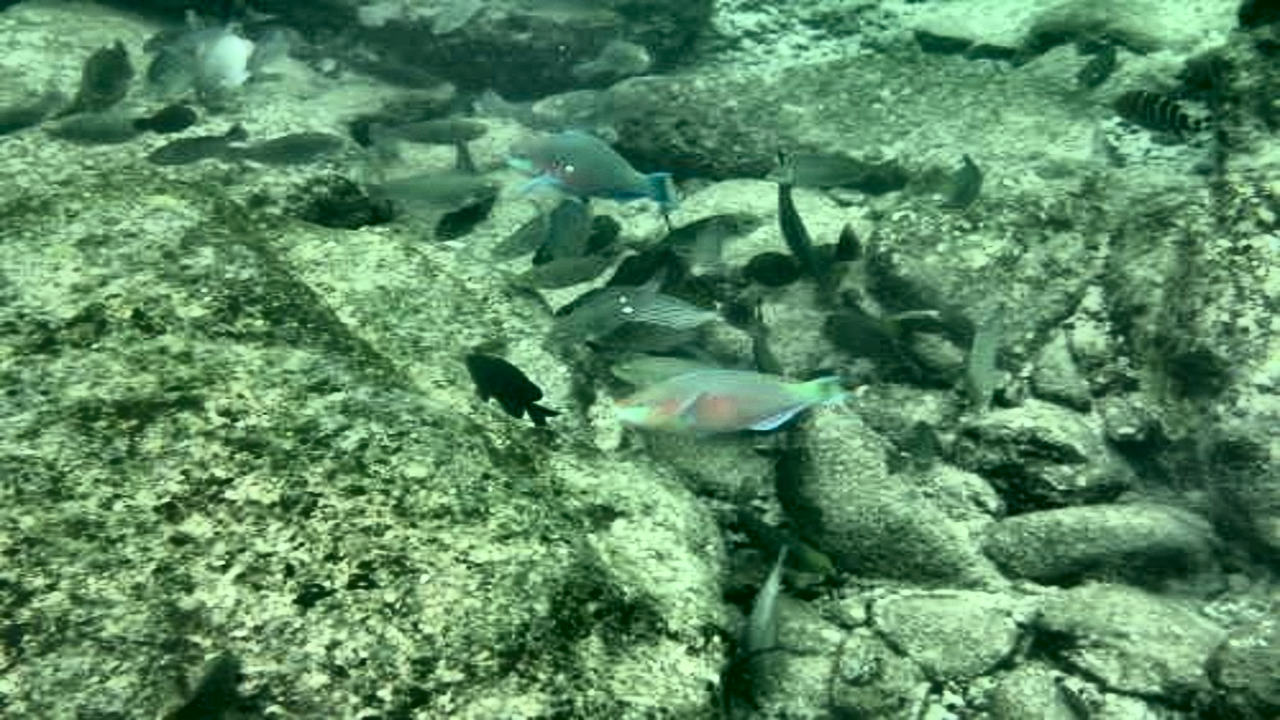
#> input picture ce_real/600_img_.png, 1280 x 720 px; its folder holds only this picture in this run
$ python -i Retinxe-MSR.py   (imports and definitions only)
#> lines starting #> are read from the running program, lines starting #| are printed output that depends on the picture
#> further down, picture is the input picture: shape (720, 1280, 3); mean B, G, R 100, 138.9, 92.3
import cv2
import numpy as np
import matplotlib.pyplot as plt
import os

# MSR
def replaceZeroes(data):
    min_nonzero = min(data[np.nonzero(data)])
    data[data == 0] = min_nonzero
    return data

def MSR(img, scales):
    weight = 1 / 3.0
    scales_size = len(scales)
    h, w = img.shape[:2]
    log_R = np.zeros((h, w), dtype=np.float32)

    for i in range(scales_size):
        img = replaceZeroes(img)
        L_blur = cv2.GaussianBlur(img, (scales[i], scales[i]), 0)
        L_blur = replaceZeroes(L_blur)
        dst_Img = cv2.log(img/255.0)
        dst_Lblur = cv2.log(L_blur/255.0)
        dst_Ixl = cv2.multiply(dst_Img, dst_Lblur)
        log_R += weight * cv2.subtract(dst_Img, dst_Ixl)

    dst_R = cv2.normalize(log_R,None, 0, 255, cv2.NORM_MINMAX)
    log_uint8 = cv2.convertScaleAbs(dst_R)
    return log_uint8


def MSR_image(image):
    scales = [15, 101, 301]  # [3,5,9]
    b_gray, g_gray, r_gray = cv2.split(image)
    b_gray = MSR(b_gray, scales)
#> the loop in MSR, `for i in range(scales_size):` made 3 passes
#> after the loop in MSR, `for i in range(scales_size):`:
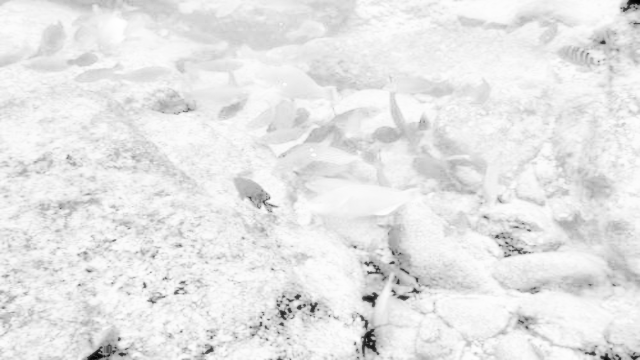
#> log_R: shape (720, 1280) float32 (shown at 1/2 size); min -23.48, max -0.0964, mean -2.37; drawn with min black and max white
    g_gray = MSR(g_gray, scales)
#> the loop in MSR (call 2), `for i in range(scales_size):` made 3 passes
#> after the loop in MSR (call 2), `for i in range(scales_size):`:
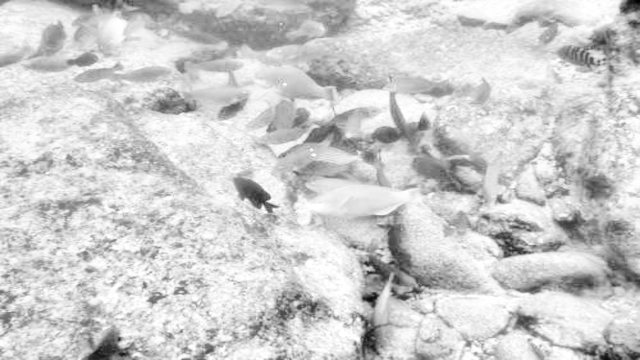
#> log_R: shape (720, 1280) float32 (shown at 1/2 size); min -6.47, max 0, mean -1.26; drawn with min black and max white
    r_gray = MSR(r_gray, scales)
#> the loop in MSR (call 3), `for i in range(scales_size):` made 3 passes
#> pass 1, in MSR (call 3), `L_blur = cv2.GaussianBlur(img, (scales[i], scales[i]), 0)`:
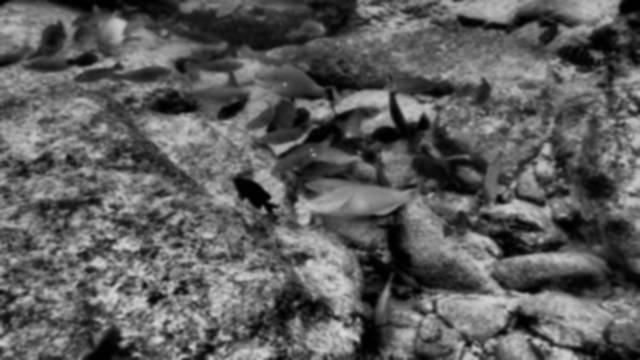
#> L_blur: shape (720, 1280) (shown at 1/2 size); min 1, max 218, mean 92.4
    result = cv2.merge([b_gray, g_gray, r_gray])
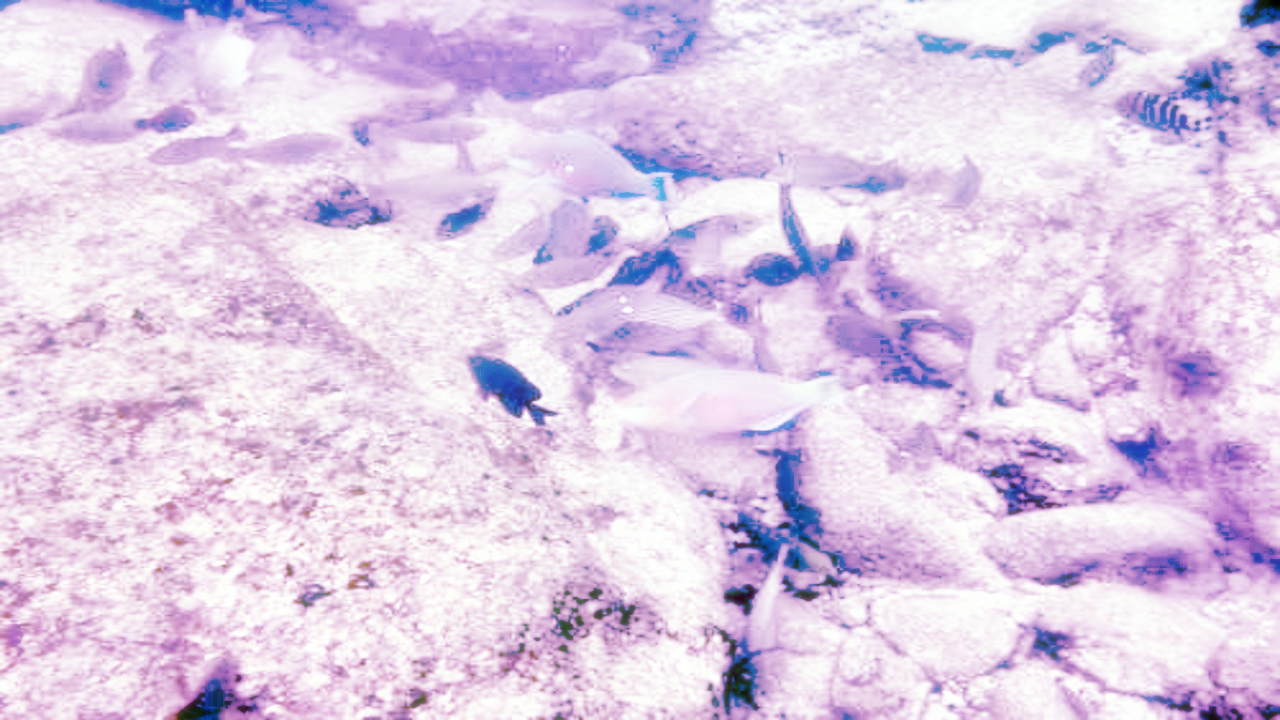
#> result: shape (720, 1280, 3); mean B, G, R 230.3, 205.5, 223.4
    return result

# [11 lines not run here, left out]

>>> import cv2
>>> picture = cv2.imread('../ce_real/600_img_.png')
>>> result = MSR_image(picture)

$ run again, on ce_real/823_img_.png
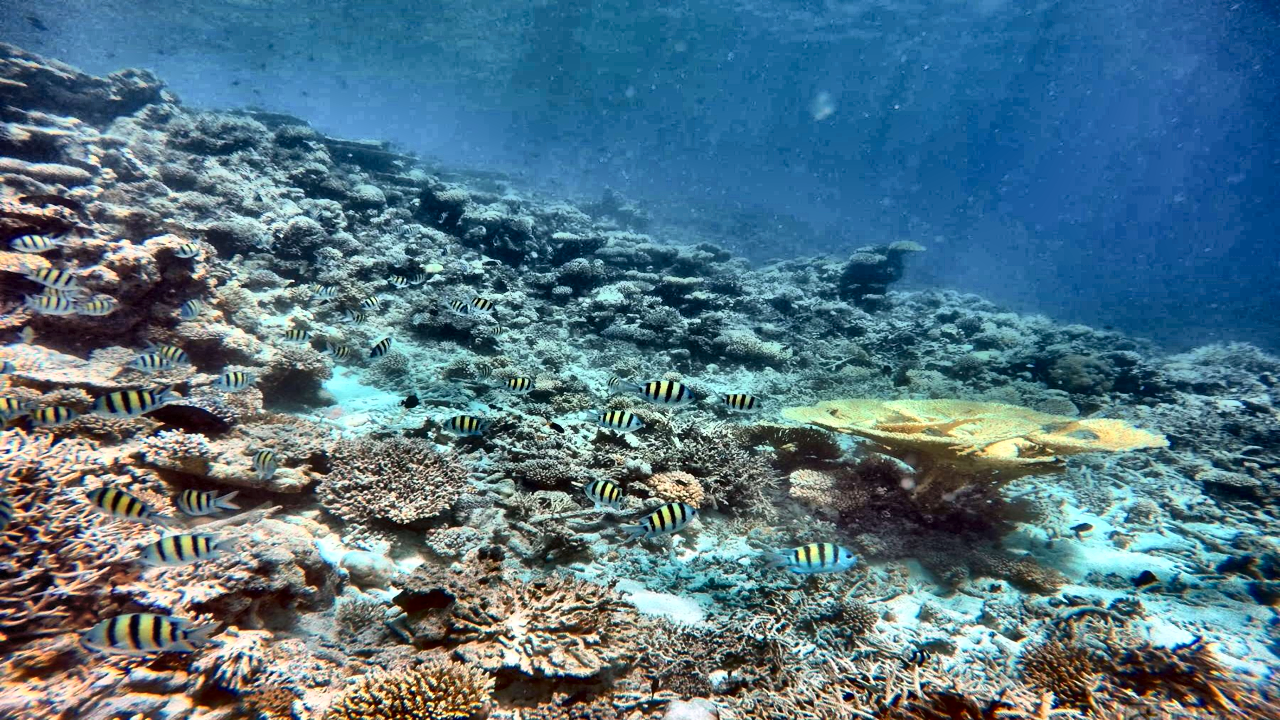
#> input picture ce_real/823_img_.png, 1280 x 720 px
#> picture is the input picture: shape (720, 1280, 3); mean B, G, R 131.6, 116.4, 84.4
#> the loop in MSR, `for i in range(scales_size):` made 3 passes
#> the loop in MSR (call 2), `for i in range(scales_size):` made 3 passes
#> after the loop in MSR (call 2), `for i in range(scales_size):`:
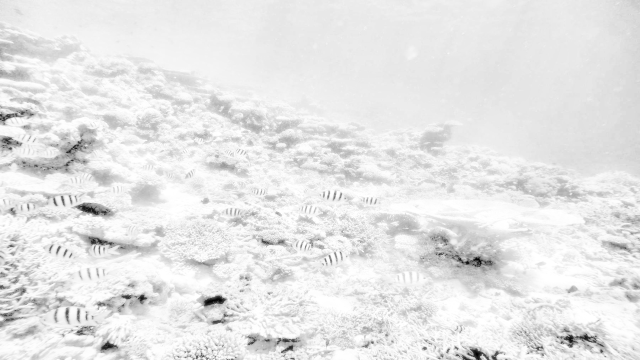
#> log_R: shape (720, 1280) float32 (shown at 1/2 size); min -20.27, max 0, mean -1.94; drawn with min black and max white
#> in MSR_image, `result = cv2.merge([b_gray, g_gray, r_gray])`:
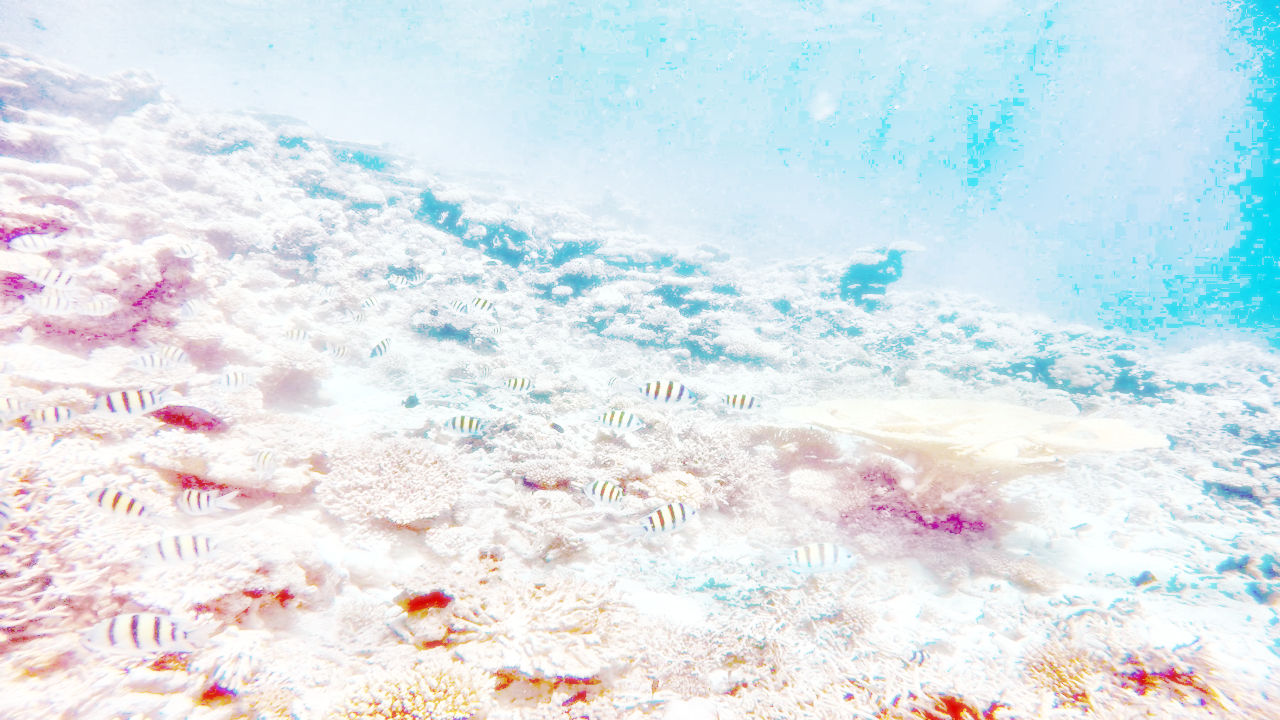
#> result: shape (720, 1280, 3); mean B, G, R 235.2, 230.6, 220.8

$ run again, on ce_real/616.png
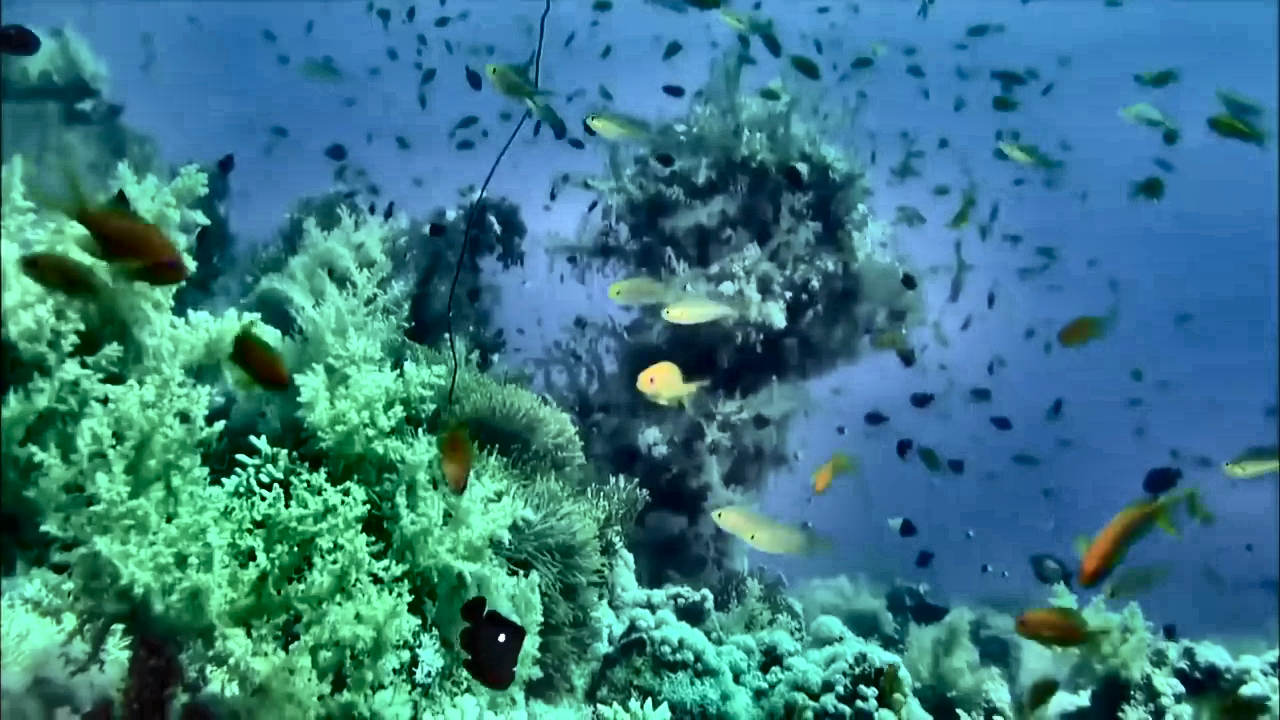
#> input picture ce_real/616.png, 1280 x 720 px
#> picture is the input picture: shape (720, 1280, 3); mean B, G, R 134.2, 122.3, 57.5
#> the loop in MSR, `for i in range(scales_size):` made 3 passes
#> the loop in MSR (call 2), `for i in range(scales_size):` made 3 passes
#> after the loop in MSR (call 2), `for i in range(scales_size):`:
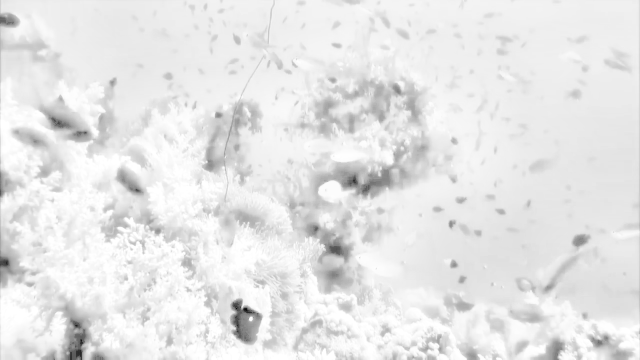
#> log_R: shape (720, 1280) float32 (shown at 1/2 size); min -17.74, max 0, mean -1.69; drawn with min black and max white
#> in MSR_image, `result = cv2.merge([b_gray, g_gray, r_gray])`:
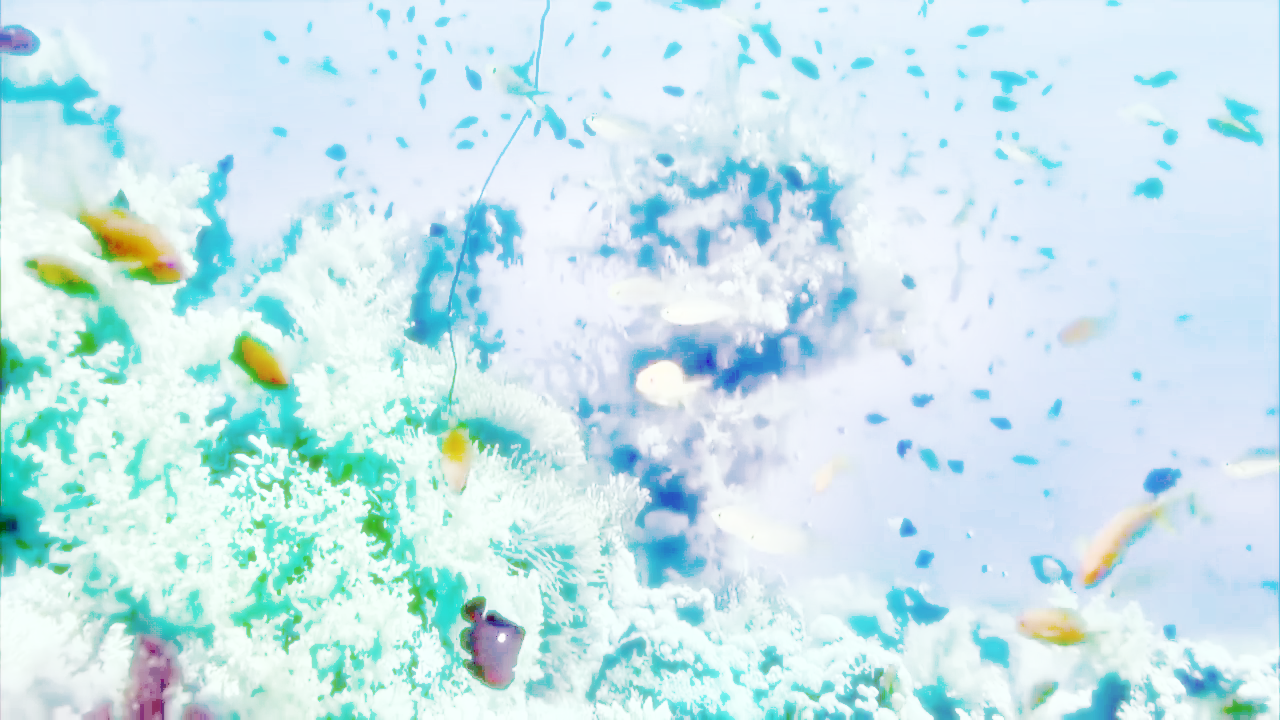
#> result: shape (720, 1280, 3); mean B, G, R 236.4, 230.7, 203
